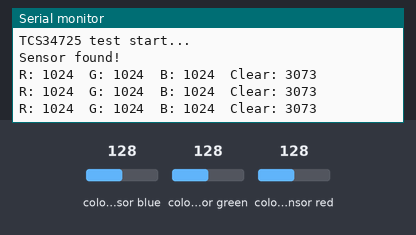
This sketch was run on a simulated ESP32. On the bench: the last lines printed to the serial monitor. The test bench sets the inputs (shaded band); at power-on: colour sensor blue 128, colour sensor green 128, colour sensor red 128.

Above: at 1.4 s.
1.5 s: colour sensor blue set to 5
At 2.4 s:
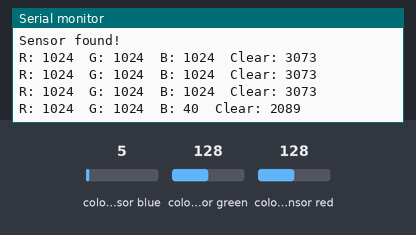
3.0 s: colour sensor green set to 5
At 3.5 s:
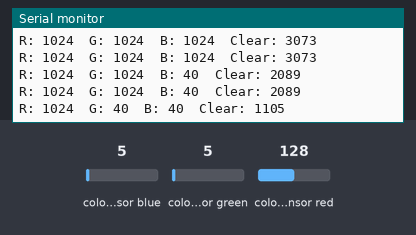
4.5 s: colour sensor red set to 5
At 5.1 s:
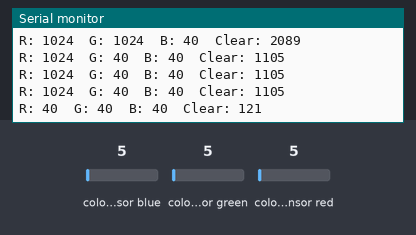
Timing chart, 0 to 7.5 s (numbered marks = the images above; inputs shaded):
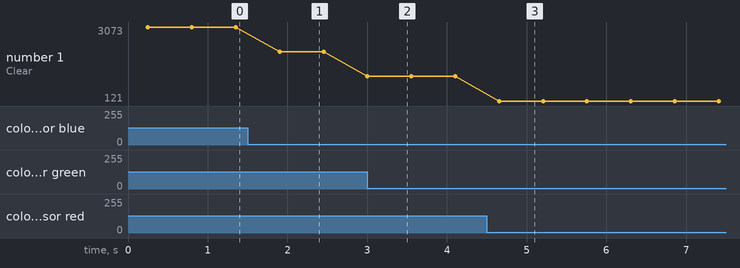

Measured:
- after the input at 1.5 s, the serial monitor: prints a new line after 0.40 s (image 1)
- after the input at 3.0 s, the serial monitor: prints a new line at once (image 2)
- after the input at 4.5 s, the serial monitor: prints a new line after 0.15 s (image 3)
- plotted number 1: 3073 → 2089 after the input at 1.5 s, 2089 → 1105 after the input at 3.0 s, 1105 → 121 after the input at 4.5 s

The sketch:

ES32_rgb_sensor_TCS34725.ino
```cpp
/*
ESP32 → TCS34725 Color Sensor

WIRING (I2C):
--------------
ESP32 3V3  → VIN (or VCC) on TCS34725
ESP32 GND  → GND
ESP32 GPIO 21 (SDA) → SDA
ESP32 GPIO 22 (SCL) → SCL
*/

#include <Wire.h>
#include "Adafruit_TCS34725.h"

// Use integration time and gain supported by the official library
Adafruit_TCS34725 tcs = Adafruit_TCS34725(
  TCS34725_INTEGRATIONTIME_614MS,
  TCS34725_GAIN_1X
);

void setup(void) {
  Serial.begin(115200);
  delay(200);
  Serial.println("TCS34725 test start...");

  if (tcs.begin()) {
    Serial.println("Sensor found!");
  } else {
    Serial.println("No TCS34725 found. Check wiring!");
    while (1) delay(100);
  }
}

void loop(void) {
  uint16_t r, g, b, c;
  tcs.getRawData(&r, &g, &b, &c);

  Serial.print("R: "); Serial.print(r);
  Serial.print("  G: "); Serial.print(g);
  Serial.print("  B: "); Serial.print(b);
  Serial.print("  Clear: "); Serial.println(c);

  delay(500); // half a second
}
```
